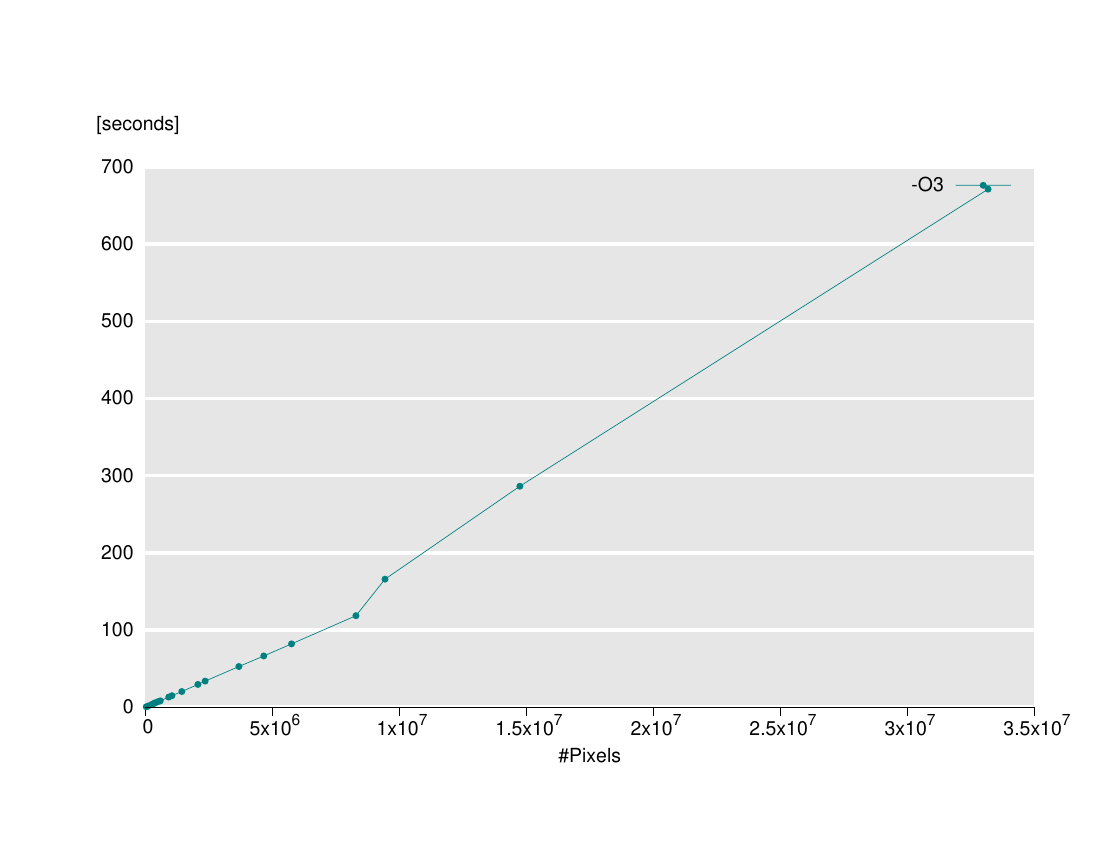

Recreate this plot in gnuplot.
# gnuplot -c size-time.plt <bench_type> <y-index> <y-label> <output-basename>

set terminal post enhanced color 
bench_type = ARG1
y_index = ARG2 + 0
y_label = ARG3
base_name = ARG4
ps_name = base_name.".ps"

set output ps_name

load "common.plt"
datafile = "-".bench_type.".dat"

firstrow = system('head -1 '.impls[1].datafile)

set offsets 0, 0, graph 0.3, graph 0

set label "{/=22:Bold Sphere Tracing on Skylake 2.60GHz}" at graph -0, graph 1.18

set xlabel word(firstrow, 1)
set label "[".y_label."]" at graph -0.051, graph 1.08

plot for [i=1:|impls|] impls[i].datafile using 1:y_index with linespoints linestyle i title impls[i]

system("ps2pdf ".ps_name)
system("rm ".ps_name)

# vim:set ft=gnuplot:
